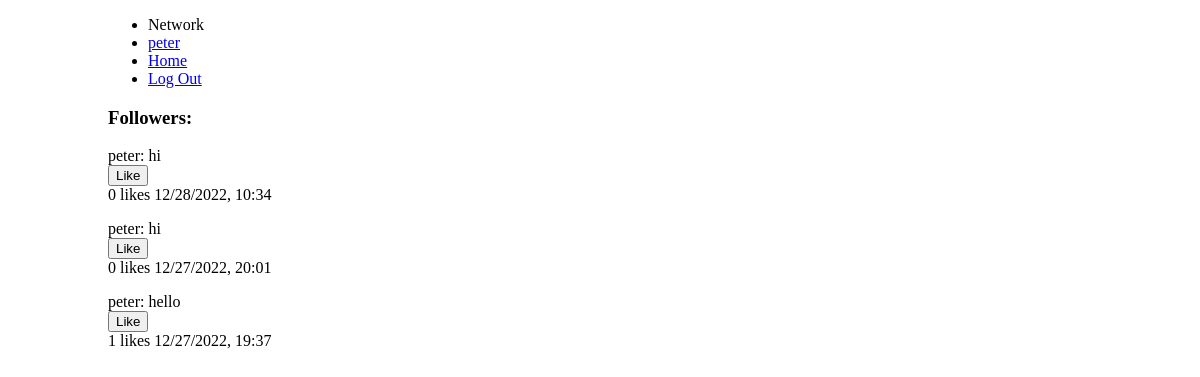
The page /profile (signed in) on the database as committed earlier.
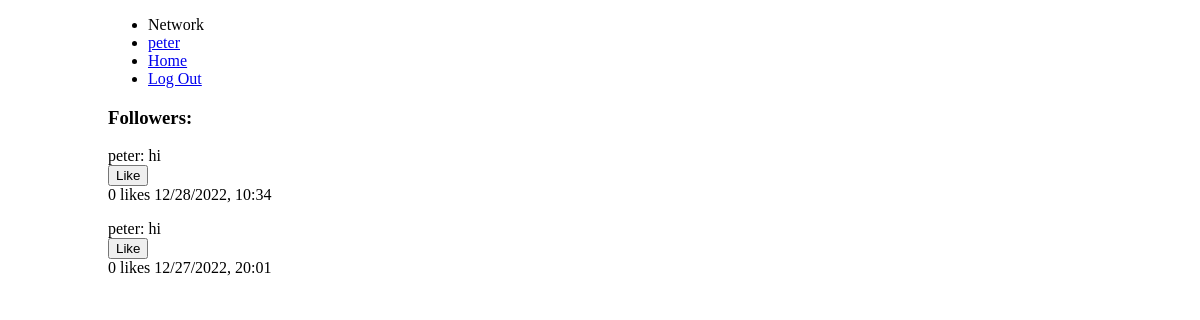
The same page on the database as committed later.
### tables this page shows
CREATE TABLE posts (
    id INTEGER PRIMARY KEY AUTOINCREMENT,
    user_id INTEGER NOT NULL,
    name TEXT NOT NULL,
    content TEXT NOT NULL,
    likes INTEGER DEFAULT 0 NOT NULL,
    datetime NUMERIC NOT NULL,
    FOREIGN KEY (user_id) REFERENCES users(id)
);

### app.py (the view)
@app.route("/profile", methods=["GET", "POST"])
@login_required
def profile():
    if request.method == "GET":
        user_id = session["user_id"]
    if request.method == "POST":
        user_id = request.form.get("user_id")
    user = executeDB("SELECT * FROM users WHERE id=?", [user_id])
    posts = get_posts(user_id)
    return render_template("profile.html", user=user[0], posts=posts)

### helpers.py (called while the page is built)
def executeDB(query, arg=None):
    conn = sql.connect('network.db')
    conn.row_factory = sql.Row # "dictionary cursor"
    cur = conn.cursor()
    if arg == None:
        cur.execute(query)
    else:
        cur.execute(query, arg)
    value = cur.fetchall()
    conn.commit()
    conn.close()
    return value

def get_posts(user_id=None):
    if user_id == None:
        posts = executeDB("SELECT * FROM posts ORDER BY datetime DESC")
    else:
        posts = executeDB("SELECT * FROM posts WHERE user_id = ? ORDER BY datetime DESC", [user_id])
    return posts

def login_required(f):
    @wraps(f)
    def decorated_function(*args, **kwargs):
        if session.get("user_id") is None:
            return redirect("/login")
        return f(*args, **kwargs)
    return decorated_function

### templates/profile.html (shortened to what this page needs)
{% extends "layout.html" %}
{% block body %}
    <h3>Followers: </h3>
    {% for post in posts %}
        <div>
            <div>{{ post["name"] + ": " + post["content"] }}</div>
            <form action"/like" method="post">
                <input name="like{{ post["id"] }}" type="submit" value="Like">
            </form>
            <p class="inline">{{ post["likes"] }} likes</p>
            <p class="inline">{{ post["datetime"] }}</p>
        </div>
    {% endfor %}
{% endblock %}

### templates/layout.html (shortened to what this page needs)
<!DOCTYPE html>
<html lang="en">
    <head>
        <link href="{{ url_for('static', filename='styles.css') }}" rel="stylesheet">
    </head>
    <body id="page-padding">
        <nav>
            <div>
                <div>
                    {% if session["user_id"] %}
                        <ul>
                            <li>Network</li>
                            <li><a href= "/profile">{{ session["username"] }}</a></li>
                            <li><a href="/">Home</a></li>
                            <li ><a href="/logout">Log Out</a></li>
                        </ul>
                    {% else %}
                        <ul>
                            <li><a href="/register">Register</a></li>
                            <li><a href="/login">Log In</a></li>
                        </ul>
                    {% endif %}
                </div>
            </div>
        </nav>
        {% block body %}{% endblock %}
    </body>
</html>

### static/styles.css (style rules this page uses)
.inline { margin-top: 0px; display: inline-block; }
#page-padding { padding-left: 100px; padding-right:100px; }

Rows that differ between the two databases and show on the page:
removed posts: name+content "peter: hello", likes "1", datetime "12/27/2022, 19:37"
